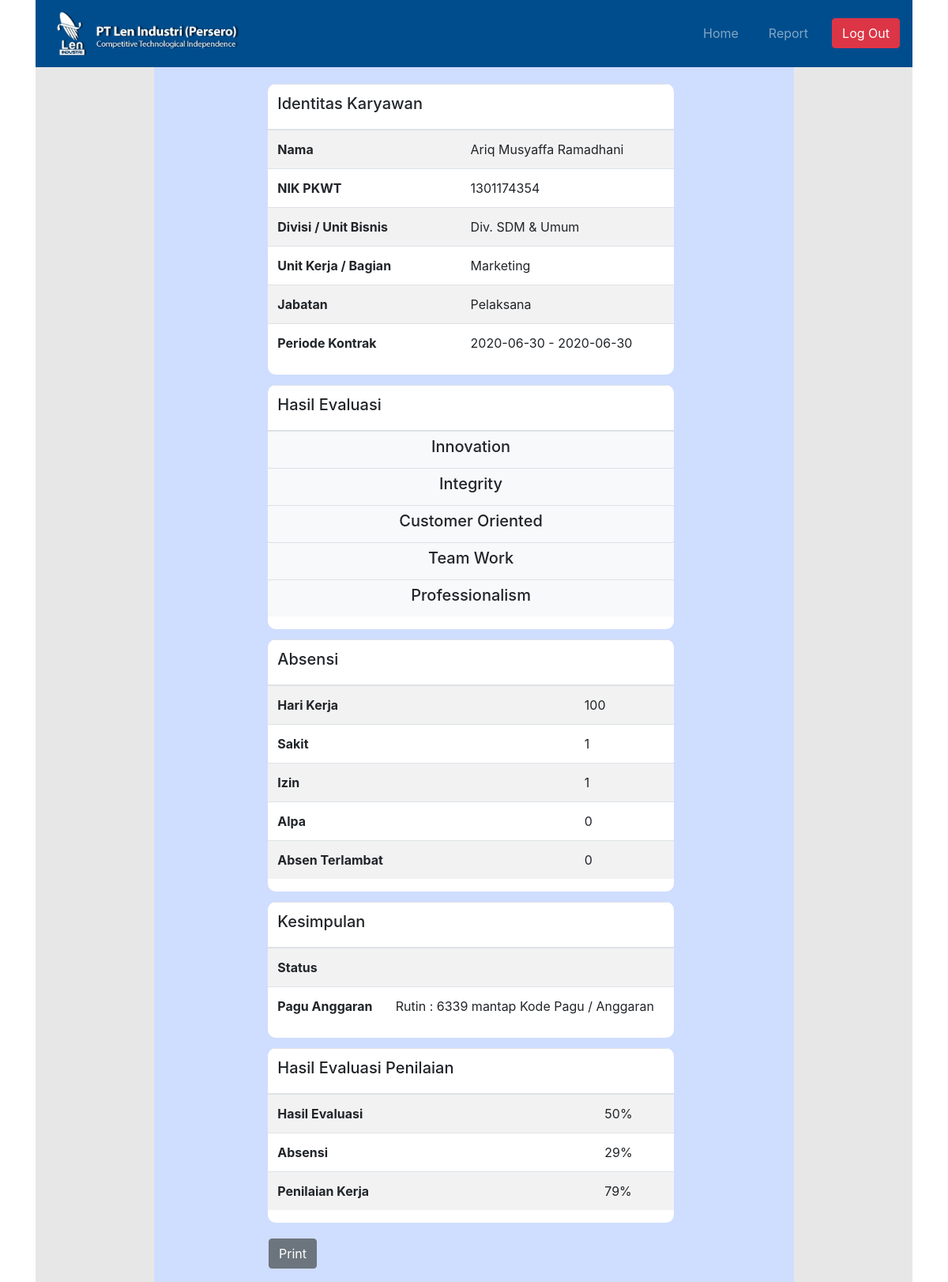
The app's page /C_detail_admin/index/34 with its own data.
### tables this page shows
CREATE TABLE `karyawan` (
  `id_karyawan` int(11) NOT NULL,
  `id_evaluasi` int(11) DEFAULT NULL,
  `id_absensi` int(11) NOT NULL,
  `nama` varchar(255) NOT NULL,
  `nik` int(10) NOT NULL,
  `divisi` varchar(255) NOT NULL,
  `jabatan` varchar(255) NOT NULL,
  `bagian` varchar(255) NOT NULL,
  `nilai_hasil` float NOT NULL,
  `end_periode` date NOT NULL,
  `start_periode` date NOT NULL,
  `status` varchar(255) NOT NULL,
  `alasan` varchar(255) DEFAULT NULL,
  `anggaran` varchar(255) DEFAULT NULL,
  `kode_pagu` varchar(255) DEFAULT NULL
);

CREATE TABLE `absensi` (
  `id_absensi` int(11) NOT NULL,
  `nik` int(10) NOT NULL,
  `sakit` float NOT NULL,
  `izin` float NOT NULL,
  `alpa` float NOT NULL,
  `periode` int(11) NOT NULL,
  `terlambat` float NOT NULL,
  `nilai_absen` float NOT NULL,
  `nilai_produktivitas` float NOT NULL
);

### application/controllers/C_detail_admin.php (called while the page is built, shortened)
<?php
class C_detail_admin extends CI_Controller {
	public function index($id)
	{
		$data = array();
		$data['karyawan'] = $this->M_weblen2->getDataKar($id);
		$data['evaluasi'] = $this->newDataEval($data['karyawan']['id_evaluasi']);
		$data['absensi'] = $this->newDataAbs($data['karyawan']['id_absensi']);
		$this->load->view('admin/V_detail_admin', $data);
	}
	public function convertEval ($point)
	{
		if ($point == 6.7) {
            $x = '5 (Sangat Baik)' ;
        }
        elseif ($point == 5.3){
            $x = '4 (Baik)';
        }
        elseif ($point == 4.0){
            $x = '3 (Cukup)';
        }
        elseif ($point == 2.7){
            $x = '2 (Kurang)';
        }
        elseif ($point == 1.3){
            $x = '1 (Sangat Kurang';
        }
        return $x;
	}
	public function newDataEval ($id)
	{
		$eval = $this->M_weblen2->getDataEval($id);
		$dataEval = [
			'id_evaluasi' => $eval['id_evaluasi'],
			'nik' => $eval['nik'],
            'date_fill' => $eval['date_fill'],
            'inisiatif' => $this->convertEval($eval['inisiatif']),
            'daya_kreatif' => $this->convertEval($eval['daya_kreatif']),
            'prob_solve' => $this->convertEval($eval['prob_solve']),
            'tang_jawab' => $this->convertEval($eval['tang_jawab']),
            'kom_per' => $this->convertEval($eval['kom_per']),
            'etika_kerja' => $this->convertEval($eval['etika_kerja']),
            'adap_kerja' => $this->convertEval($eval['adap_kerja']),
            'pelayanan' => $this->convertEval($eval['pelayanan']),
            'kem_tugas' => $this->convertEval($eval['kem_tugas']),
            'pen_diri' => $this->convertEval($eval['pen_diri']),
            'kem_komunikasi' => $this->convertEval($eval['kem_komunikasi']),
            'ker_sama' => $this->convertEval($eval['ker_sama']),
            'disiplin' => $this->convertEval($eval['disiplin']),
            'sis_kerja' => $this->convertEval($eval['sis_kerja']),
            'has_kerja' => $this->convertEval($eval['has_kerja']),
            'nilai_eval' => $eval['nilai_eval'],
            'nilai_kinerja' => $eval['nilai_kinerja'],
            'nama_atasan' => $eval['nama_atasan'],
            'nik_atasan' => $eval['nik_atasan']
        ];
        return $dataEval;
	}
	public function convertAbs($point, $durasi)
	{
		$x = ($point * $durasi) / 100 ;
		return round($x);
	}
	public function newDataAbs($id)
	{
		$abs = $this->M_weblen2->getDataAbs($id);
		$dataAbs = [
			'id_absensi' => $abs['id_absensi'],
			'sakit' => $this->convertAbs($abs['sakit'],$abs['periode']),
			'izin'=> $this->convertAbs($abs['izin'],$abs['periode']),
			'alpa' => $this->convertAbs($abs['alpa']/2,$abs['periode']),
			'periode'=> $abs['periode'],
			'terlambat'=> $this->convertAbs($abs['terlambat'],$abs['periode']),
			'nilai_absen' => $abs['nilai_absen'],
			'nilai_produktivitas' => $abs['nilai_produktivitas']
		];
		return $dataAbs;
	}
}

### index.php (called while the page is built, shortened)
<?php
require_once BASEPATH.'core/CodeIgniter.php';

### application/models/M_weblen2.php (called while the page is built, shortened)
<?php
class M_weblen2 extends CI_Model {
	public function getDataKar($id)
	{
		$this->db->select('*');
		$this->db->from('karyawan');
		$this->db->where('id_karyawan', $id);
		$query = $this->db->get();
		return $query->row_array();
	}
	public function getDataAbs($id)
    {
        $this->db->select('*');
        $this->db->from('absensi');
        $this->db->where('id_absensi',$id);
        $query = $this->db->get();
        return $query->row_array();
    }
    public function getDataEval($id)
    {
        $this->db->select('*');
        $this->db->from('evaluasi');
        $this->db->where('id_evaluasi',$id);
        $query = $this->db->get();
        return $query->row_array();
    }
}

### application/views/admin/V_detail_admin.php (the view, shortened to what this page needs)
<!DOCTYPE html>
<html lang="en">
<head>
    <link rel="stylesheet" href="<?= base_url()?>/assets/css/bootstrap.min.css">
    <link rel="stylesheet" href="<?= base_url()?>/assets/style/style1.css">
</head>
<body>
    <div class="container">
        <div class="container" style="background-color: #E7E7E7;">
            <div class="container main_bgr_dash" style="width: 75%;">
                <div class="row">
                    <div class="col-md-12">
                        <div class="detail_area">
                            <table class="table table-striped">
                                <thead>
                                <tr>
                                    <th scope="col"><h5>Identitas Karyawan</h5></th>
                                    <th scope="col"></th>
                                </tr>
                                </thead>
                                <tbody>
                                <tr>
                                    <th scope="row">Nama</th>
                                    <td><?= $karyawan['nama']; ?></td>
                                </tr>
                                <tr>
                                    <th scope="row">NIK PKWT</th>
                                    <td><?= $karyawan['nik']; ?></td>
                                </tr>
                                <tr>
                                    <th scope="row">Divisi / Unit Bisnis</th>
                                    <td><?= $karyawan['divisi']; ?></td>
                                </tr>
                                <tr>
                                    <th scope="row">Unit Kerja / Bagian</th>
                                    <td><?= $karyawan['bagian']; ?></td>
                                </tr>
                                <tr>
                                    <th scope="row">Jabatan</th>
                                    <td><?= $karyawan['jabatan']; ?></td>
                                </tr>
                                <tr>
                                    <th scope="row">Periode Kontrak</th>
                                    <td><?= $karyawan['start_periode']; ?> - <?= $karyawan['end_periode']; ?></td>
                                </tr>
                                </tbody>
                            </table>
                        </div>
                    </div>
                </div>
                <div class="row">
                    <div class="col-md-12">
                        <div class="detail_area">
                            <table class="table table-striped">
                                <thead>
                                <tr>
                                    <th scope="col"><h5>Hasil Evaluasi</h5></th>
                                </tr>
                                </thead>
                                <tbody>
                                <tr>
                                    <td style="padding: 0px 0px 0px 0px;">
                                        <button class="btn btn-light" style="width: 100%; height: 100%;" type="button" data-toggle="collapse" data-target="#collapseExample" aria-expanded="false" aria-controls="collapseExample">
                                            <h5>Innovation</h5>
                                        </button>
                                    </td>
                                </tr>
                                <tr>
                                    <td style="padding: 0px 0px 0px 0px;">
                                        <button class="btn btn-light" style="width: 100%; height: 100%;" type="button" data-toggle="collapse" data-target="#collapseExample2" aria-expanded="false" aria-controls="collapseExample">
                                            <h5>Integrity</h5>
                                        </button>
                                    </td>
                                </tr>
                                <tr>
                                    <td style="padding: 0px 0px 0px 0px;">
                                        <button class="btn btn-light" style="width: 100%; height: 100%;" type="button" data-toggle="collapse" data-target="#collapseExample3" aria-expanded="false" aria-controls="collapseExample">
                                            <h5>Customer Oriented</h5>
                                        </button>
                                    </td>
                                </tr>
                                <tr>
                                    <td style="padding: 0px 0px 0px 0px;">
                                        <button class="btn btn-light" style="width: 100%; height: 100%;" type="button" data-toggle="collapse" data-target="#collapseExample4" aria-expanded="false" aria-controls="collapseExample">
                                            <h5>Team Work</h5>
                                        </button>
                                    </td>
                                </tr>
                                <tr>
                                    <td style="padding: 0px 0px 0px 0px;">
                                        <button class="btn btn-light" style="width: 100%; height: 100%;" type="button" data-toggle="collapse" data-target="#collapseExample5" aria-expanded="false" aria-controls="collapseExample">
                                            <h5>Professionalism</h5>
                                        </button>
                                    </td>
                                </tr>
                                </tbody>
                            </table>
                        </div>
                    </div>
                </div>
                <div class="row">
                    <div class="col-md-12">
                        <div class="detail_area">
                            <table class="table table-striped">
                                <thead>
                                <tr>
                                    <th scope="col"><h5>Absensi</h5></th>
                                    <th scope="col"></th>
                                </tr>
                                </thead>
                                <tbody>
                                <tr>
                                    <th scope="row">Hari Kerja</th>
                                    <td><?= $absensi['periode']; ?></td>
                                </tr>
                                <tr>
                                    <th scope="row">Sakit</th>
                                    <td><?= $absensi['sakit']; ?></td>
                                </tr>
                                <tr>
                                    <th scope="row">Izin</th>
                                    <td><?= $absensi['izin']; ?></td>
                                </tr>
                                <tr>
                                    <th scope="row">Alpa</th>
                                    <td><?= $absensi['alpa']; ?></td>
                                </tr>
                                <tr>
                                    <th scope="row">Absen Terlambat</th>
                                    <td><?= $absensi['terlambat']; ?></td>
                                </tr>
                                </tbody>
                            </table>
                        </div>
                    </div>
                </div>
                <div class="row">
                    <div class="col-md-12">
                        <div class="detail_area">
                            <table class="table table-striped">
                                <thead>
                                <tr>
                                    <th scope="col"><h5>Kesimpulan</h5></th>
                                    <th scope="col"></th>
                                </tr>
                                </thead>
                                <tbody>
                                <tr>
                                    <th scope="row">Status</th>
                                    <td><?= $karyawan['kontrak_panjang']; ?><?= $karyawan['kontrak_putus']; ?></td>
                                </tr>
                                <tr>
                                    <th scope="row">Pagu Anggaran</th>
                                    <td><?= $karyawan['anggaran']; ?> : <?= $karyawan['kode_pagu']; ?> Kode Pagu / Anggaran</td>
                                </tr>
                                </tbody>
                            </table>
                        </div>
                    </div>
                </div>
                <div class="row">
                    <div class="col-md-12">
                        <div class="detail_area">
                            <table class="table table-striped">
                                <thead>
                                <tr>
                                    <th scope="col"><h5>Hasil Evaluasi Penilaian</h5></th>
                                    <th scope="col"></th>
                                </tr>
                                </thead>
                                <tbody>
                                <tr>
                                    <th scope="row">Hasil Evaluasi</th>
                                    <td><?= $evaluasi['nilai_eval']; ?>%</td>
                                </tr>
                                <tr>
                                    <th scope="row">Absensi</th>
                                    <td><?= $absensi['nilai_absen']; ?>%</td>
                                </tr>
                                <tr>
                                    <th scope="row">Penilaian Kerja</th>
                                    <td><?= $karyawan['nilai_hasil']; ?>%</td>
                                </tr>
                                </tbody>
                            </table>
                        </div>
                    </div>
                </div>
                <div class="row">
                    <div class="col-md-12">
                        <div style="margin : 20px 2px 2px 135px">
                            <button class="btn btn-secondary"> Print </button>
                        </div>
                    </div>
                </div>
            </div>
        </div>
</body>
</html>

### assets/style/style1.css (style rules this page uses)
.main_bgr_dash { background-color: #CFDDFF; padding: 8px 10px 15px 10px; height: auto; }
.detail_area { background-color: white; overflow: auto; border-radius: 10px; margin-left: 17%; margin-top: 13px; width: 65%; }

### records on screen
karyawan: nama "Ariq Musyaffa Ramadhani", nik "1301174354", divisi "Div. SDM & Umum", bagian "Marketing", jabatan "Pelaksana", start_periode "2020-06-30", end_periode "2020-06-30", anggaran "Rutin", kode_pagu "6339 mantap", nilai_hasil "79"
absensi: periode "100", sakit "1", izin "1", alpa "0", terlambat "0", nilai_absen "29"

### other values on screen
$evaluasi['nilai_eval'] "50"
